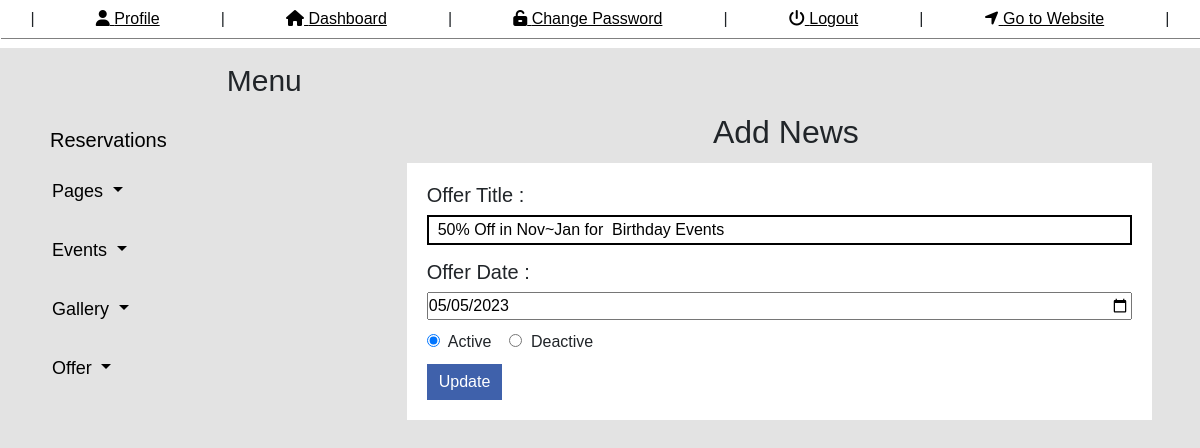
Page /admin/addoffer.php?nid=1 (signed in) on the committed database.
### tables this page shows
CREATE TABLE `news` (
  `news_id` int(11) NOT NULL,
  `news_title` varchar(100) NOT NULL,
  `news_date` date NOT NULL,
  `news_status` tinyint(4) NOT NULL
);

### admin/addoffer.php (the view, shortened to what this page needs)
<?php
include_once "connection.php";
$nid=$_GET['nid'];
if($nid==""){
if(isset($_POST['add'])){
    $ntitle=$_POST['newstitle'];
    $ndate=$_POST['newsdate'];
    $nstatus=$_POST['status'];
    $ins="INSERT INTO news SET
            news_title='$ntitle',
            news_date='$ndate',
            news_status='$nstatus'";
    mysqli_query($con,$ins);
}
}
else{
    $sel="SELECT * FROM news where news_id =  '$nid' ";
    $exe=mysqli_query($con,$sel);
    $fetch=mysqli_fetch_array($exe);
}
?>
<?php
include_once "html.php";
?>
<body>
    <header>
        <?php
          include_once "header.php";
        ?>
    </header>
    <aside>
        <div class="all-main">
            <?php
                include_once "la.php";
            ?>
            <div class="right-aside mgt-50">
                <h2>Add News</h2>
                <div class="contact-box">
                    <form method="post" class="wdi">
                        <h5>Offer Title : </h5>
                        <input type="text" name="newstitle" class="addc-inp" value=" <?php echo $fetch['news_title'] ?> " >
                        <h5>Offer Date : </h5>
                        <input type="Date" name="newsdate" value="<?php echo $fetch['news_date']?>" class="wdi mgb-10">
                        <div class="wdi">
                        <input type="radio" name="status" value="1" <?php if($fetch['news_status']==1) echo 'checked' ?>>&nbsp; Active &nbsp;&nbsp;
                        <input type="radio" name="status" value="0" <?php if($fetch['news_status']==0 && $fetch['news_status']!="") echo 'checked' ?>>&nbsp; Deactive
                        </div>
                        <?php
                        if($nid!=""){
                            ?>
                            <input class="cu-btn" type="submit" name="add" value="Update">
                            <?php
                        }
                        else{
                            ?>
                            <input class="cu-btn" type="submit" name="add" value="Add">
                            <?php
                        }
                    ?>
                    </form>
                </div>
            </div>
        </div>
    </aside>
</body>
</html>

### admin/2.css (style rules this page uses)
.all-main { display: flex; width: 100%; }
.right-aside { width: 76%; margin-left: 70px; }
.right-aside h2 { text-align: center; margin-top: 15px; }
.mgt-50 { margin-top: 50px; }
.contact-box { display: flex; flex-wrap: wrap; width: 90%; margin: 12px 35px; background: white; padding: 20px; }
.cu-btn { padding:6px 12px; margin-top: 10px; background: #3f61ab; color: white; border: none; }
.wdi { width: 100%; }
.addc-inp { width: 100%; height: 30px; border: 2px solid black; margin-bottom: 15px; }
.mgb-10 { margin-bottom: 10px; }
* { padding: 0px; margin: 0px; text-decoration: none; font-family: sans-serif; }
body { background: #80808038; }

### admin/header.php (style rules this page uses)
* { padding: 0px; margin: 0px; text-decoration: none; font-family: sans-serif; }
html { scroll-behavior: smooth; }

### rows in the picture
news: newstitle "50% Off in Nov~Jan for Birthday Events", newsdate "05/05/2023", news_status "☑"
